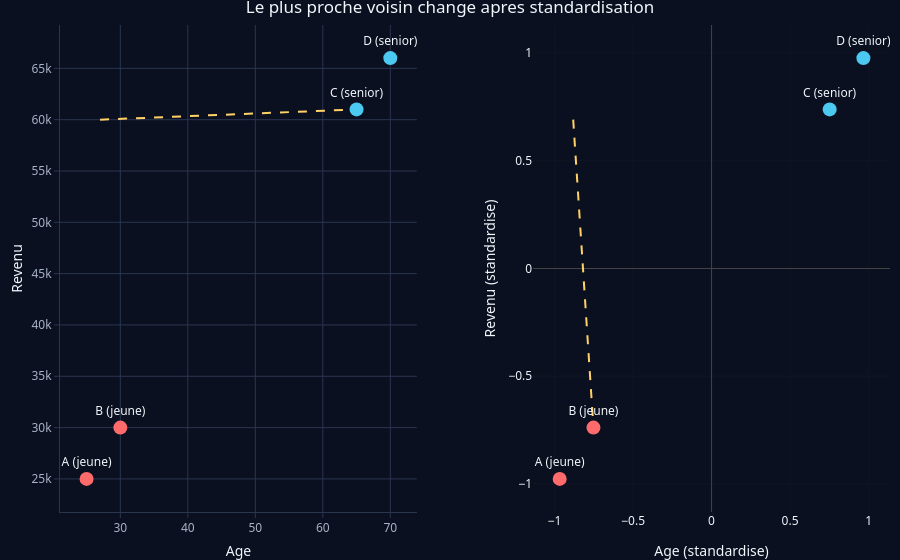

Notebook code cell kept with this figure:
### Code cell
# 2) Pourquoi standardiser ? Clients decrits par (age, revenu annuel)
X_clients <- matrix(c(25, 25000, 30, 30000, 65, 61000, 70, 66000), ncol = 2, byrow = TRUE)
noms <- c("A (jeune)", "B (jeune)", "C (senior)", "D (senior)")
x_client <- c(27, 60000)   # client jeune, mais revenu eleve

mu <- colMeans(X_clients); sdv <- apply(X_clients, 2, sd)
espaces <- list(
  "Echelle brute : le revenu domine"               = list(X = X_clients, q = x_client, suffixe = ""),
  "Apres standardisation : age et revenu comptent" = list(X = scale(X_clients), q = (x_client - mu) / sdv,
                                                          suffixe = " (standardise)")
)
couleurs <- rep(c(pick_class_color(0), pick_class_color(1)), each = 2)

panneaux <- lapply(names(espaces), function(titre) {
  e <- espaces[[titre]]
  i <- which.min(sqrt(colSums((t(e$X) - e$q)^2)))
  cat(sprintf("%-48s -> plus proche voisin : %s\n", titre, noms[i]))
  plot_ly() %>%
    add_trace(x = c(e$q[1], e$X[i, 1]), y = c(e$q[2], e$X[i, 2]), type = "scatter", mode = "lines",
              line = list(color = HIGHLIGHT, dash = "dash"), showlegend = FALSE) %>%
    add_trace(x = e$X[, 1], y = e$X[, 2], type = "scatter", mode = "markers+text", text = noms,
              textposition = "top center", showlegend = FALSE,
              marker = list(size = 14, color = couleurs)) %>%
    add_trace(x = e$q[1], y = e$q[2], type = "scatter", mode = "markers", name = "Nouveau client",
              showlegend = titre == names(espaces)[1],
              marker = list(size = 20, symbol = "star", color = pick_class_color("nouveau"))) %>%
    layout(xaxis = list(title = paste0("Age", e$suffixe)), yaxis = list(title = paste0("Revenu", e$suffixe)))
})
subplot(panneaux, nrows = 1, titleX = TRUE, titleY = TRUE, margin = 0.07) %>%
  layout(title = "Le plus proche voisin change apres standardisation") %>%
  apply_dark_theme()

### Figure 1 — Plotly figure (JSON) as saved in the notebook; plotly's stock layout.template omitted (floating-point values rounded to 4 significant figures)
{"data": [{"error_x": {"color": "rgba(31,119,180,1)"}, "error_y": {"color": "rgba(31,119,180,1)"}, "line": {"color": "#ffd166", "dash": "dash"}, "marker": {"color": "rgba(31,119,180,1)", "line": {"color": "rgba(31,119,180,1)"}}, "mode": "lines", "showlegend": false, "text": {}, "textposition": {}, "type": "scatter", "x": [27, 65], "xaxis": "x", "y": [60000, 61000], "yaxis": "y"}, {"error_x": {"color": "rgba(255,127,14,1)"}, "error_y": {"color": "rgba(255,127,14,1)"}, "line": {"color": "rgba(255,127,14,1)"}, "marker": {"color": ["#ff6b6b", "#ff6b6b", "#4cc9f0", "#4cc9f0"], "line": {"color": "rgba(255,127,14,1)"}, "size": 14}, "mode": "markers+text", "showlegend": false, "text": ["A (jeune)", "B (jeune)", "C (senior)", "D (senior)"], "textposition": ["top center", "top center", "top center", "top center"], "type": "scatter", "x": [25, 30, 65, 70], "xaxis": "x", "y": [25000, 30000, 61000, 66000], "yaxis": "y"}, {"error_x": {"color": "rgba(44,160,44,1)"}, "error_y": {"color": "rgba(44,160,44,1)"}, "line": {"color": "rgba(44,160,44,1)"}, "marker": {"color": "#ffd166", "line": {"color": "rgba(44,160,44,1)"}, "size": 20, "symbol": "star"}, "mode": "markers", "name": "Nouveau client", "showlegend": true, "text": {}, "textposition": {}, "type": "scatter", "x": 27, "xaxis": "x", "y": 60000, "yaxis": "y"}, {"error_x": {"color": "rgba(214,39,40,1)"}, "error_y": {"color": "rgba(214,39,40,1)"}, "line": {"color": "#ffd166", "dash": "dash"}, "marker": {"color": "rgba(214,39,40,1)", "line": {"color": "rgba(214,39,40,1)"}}, "mode": "lines", "showlegend": false, "text": {}, "textposition": {}, "type": "scatter", "x": [-0.8808, -0.7519], "xaxis": "x2", "y": [0.691, -0.7387], "yaxis": "y2"}, {"error_x": {"color": "rgba(148,103,189,1)"}, "error_y": {"color": "rgba(148,103,189,1)"}, "line": {"color": "rgba(148,103,189,1)"}, "marker": {"color": ["#ff6b6b", "#ff6b6b", "#4cc9f0", "#4cc9f0"], "line": {"color": "rgba(148,103,189,1)"}, "size": 14}, "mode": "markers+text", "showlegend": false, "text": ["A (jeune)", "B (jeune)", "C (senior)", "D (senior)"], "textposition": ["top center", "top center", "top center", "top center"], "type": "scatter", "x": [-0.9668, -0.7519, 0.7519, 0.9668], "xaxis": "x2", "y": [-0.9769, -0.7387, 0.7387, 0.9769], "yaxis": "y2"}, {"error_x": {"color": "rgba(140,86,75,1)"}, "error_y": {"color": "rgba(140,86,75,1)"}, "line": {"color": "rgba(140,86,75,1)"}, "marker": {"color": "#ffd166", "line": {"color": "rgba(140,86,75,1)"}, "size": 20, "symbol": "star"}, "mode": "markers", "name": "Nouveau client", "showlegend": false, "text": {}, "textposition": {}, "type": "scatter", "x": -0.8808, "xaxis": "x2", "y": 0.691, "yaxis": "y2"}], "layout": {"annotations": [], "colorway": ["#4cc9f0", "#ff6b6b", "#ffd166", "#80ed99", "#c77dff", "#f4a261", "#90e0ef", "#e9c46a"], "font": {"color": "#f3f6fb", "family": "Segoe UI, Arial"}, "hoverlabel": {"bgcolor": "#121a2b", "font": {"color": "#f3f6fb"}}, "hovermode": "closest", "images": [], "legend": {"bgcolor": "rgba(0,0,0,0)", "font": {"color": "#f3f6fb"}}, "margin": {"b": 40, "l": 60, "r": 10, "t": 25}, "paper_bgcolor": "#0b1020", "plot_bgcolor": "#0b1020", "shapes": [], "showlegend": false, "title": "Le plus proche voisin change apres standardisation", "xaxis": {"anchor": "y", "automargin": true, "domain": [0, 0.43], "gridcolor": "#2a3550", "linecolor": "#2a3550", "tickcolor": "#2a3550", "tickfont": {"color": "#a8b3c7"}, "title": "Age", "zerolinecolor": "#2a3550"}, "xaxis2": {"anchor": "y2", "automargin": true, "domain": [0.57, 1], "title": "Age (standardise)"}, "yaxis": {"anchor": "x", "automargin": true, "domain": [0, 1], "gridcolor": "#2a3550", "linecolor": "#2a3550", "tickcolor": "#2a3550", "tickfont": {"color": "#a8b3c7"}, "title": "Revenu", "zerolinecolor": "#2a3550"}, "yaxis2": {"anchor": "x2", "automargin": true, "domain": [0, 1], "title": "Revenu (standardise)"}}}
